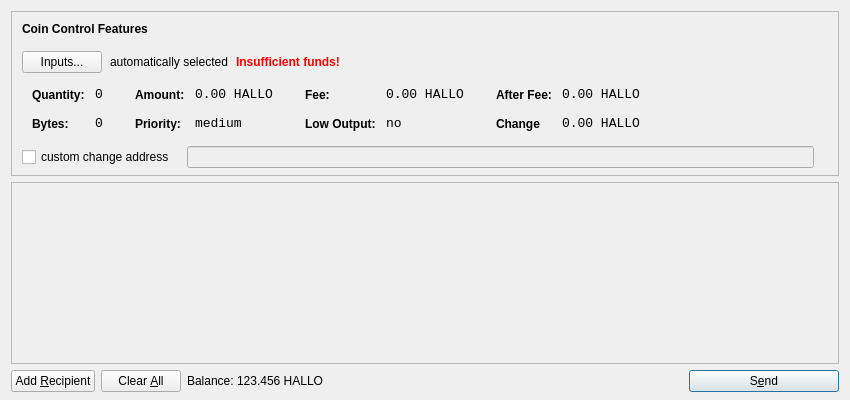
<?xml version="1.0" encoding="UTF-8"?>
<ui version="4.0">
 <class>SendCoinsDialog</class>
 <widget class="QDialog" name="SendCoinsDialog">
  <property name="geometry">
   <rect>
    <x>0</x>
    <y>0</y>
    <width>850</width>
    <height>400</height>
   </rect>
  </property>
  <property name="windowTitle">
   <string>Send Coins</string>
  </property>
  <layout class="QVBoxLayout" name="verticalLayout" stretch="0,1,0">
   <property name="bottomMargin">
    <number>8</number>
   </property>
   <item>
    <widget class="QFrame" name="frameCoinControl">
     <property name="sizePolicy">
      <sizepolicy hsizetype="Expanding" vsizetype="Expanding">
       <horstretch>0</horstretch>
       <verstretch>0</verstretch>
      </sizepolicy>
     </property>
     <property name="maximumSize">
      <size>
       <width>16777215</width>
       <height>16777215</height>
      </size>
     </property>
     <property name="frameShape">
      <enum>QFrame::StyledPanel</enum>
     </property>
     <property name="frameShadow">
      <enum>QFrame::Sunken</enum>
     </property>
     <layout class="QVBoxLayout" name="verticalLayoutCoinControl2">
      <property name="spacing">
       <number>-1</number>
      </property>
      <property name="leftMargin">
       <number>0</number>
      </property>
      <property name="topMargin">
       <number>0</number>
      </property>
      <property name="rightMargin">
       <number>0</number>
      </property>
      <property name="bottomMargin">
       <number>6</number>
      </property>
      <item>
       <layout class="QVBoxLayout" name="verticalLayoutCoinControl" stretch="0,0,0,0,1">
        <property name="spacing">
         <number>0</number>
        </property>
        <property name="leftMargin">
         <number>10</number>
        </property>
        <property name="topMargin">
         <number>10</number>
        </property>
        <item>
         <layout class="QHBoxLayout" name="horizontalLayoutCoinControl1">
          <property name="bottomMargin">
           <number>15</number>
          </property>
          <item>
           <widget class="QLabel" name="labelCoinControlFeatures">
            <property name="sizePolicy">
             <sizepolicy hsizetype="Preferred" vsizetype="Maximum">
              <horstretch>0</horstretch>
              <verstretch>0</verstretch>
             </sizepolicy>
            </property>
            <property name="font">
             <font>
              <weight>75</weight>
              <bold>true</bold>
             </font>
            </property>
            <property name="styleSheet">
             <string notr="true">font-weight:bold;</string>
            </property>
            <property name="text">
             <string>Coin Control Features</string>
            </property>
           </widget>
          </item>
         </layout>
        </item>
        <item>
         <layout class="QHBoxLayout" name="horizontalLayoutCoinControl2" stretch="0,0,0,0">
          <property name="spacing">
           <number>8</number>
          </property>
          <property name="bottomMargin">
           <number>10</number>
          </property>
          <item>
           <widget class="QPushButton" name="pushButtonCoinControl">
            <property name="styleSheet">
             <string notr="true"/>
            </property>
            <property name="text">
             <string>Inputs...</string>
            </property>
           </widget>
          </item>
          <item>
           <widget class="QLabel" name="labelCoinControlAutomaticallySelected">
            <property name="text">
             <string>automatically selected</string>
            </property>
            <property name="margin">
             <number>5</number>
            </property>
           </widget>
          </item>
          <item>
           <widget class="QLabel" name="labelCoinControlInsuffFunds">
            <property name="font">
             <font>
              <weight>75</weight>
              <bold>true</bold>
             </font>
            </property>
            <property name="styleSheet">
             <string notr="true">color:red;font-weight:bold;</string>
            </property>
            <property name="text">
             <string>Insufficient funds!</string>
            </property>
            <property name="margin">
             <number>5</number>
            </property>
           </widget>
          </item>
          <item>
           <spacer name="horizontalSpacerCoinControl">
            <property name="orientation">
             <enum>Qt::Horizontal</enum>
            </property>
            <property name="sizeHint" stdset="0">
             <size>
              <width>40</width>
              <height>1</height>
             </size>
            </property>
           </spacer>
          </item>
         </layout>
        </item>
        <item>
         <widget class="QWidget" name="widgetCoinControl" native="true">
          <property name="sizePolicy">
           <sizepolicy hsizetype="Preferred" vsizetype="Preferred">
            <horstretch>0</horstretch>
            <verstretch>0</verstretch>
           </sizepolicy>
          </property>
          <property name="minimumSize">
           <size>
            <width>0</width>
            <height>0</height>
           </size>
          </property>
          <property name="styleSheet">
           <string notr="true"/>
          </property>
          <layout class="QHBoxLayout" name="horizontalLayoutCoinControl5">
           <property name="margin">
            <number>0</number>
           </property>
           <item>
            <layout class="QHBoxLayout" name="horizontalLayoutCoinControl3" stretch="0,0,0,1">
             <property name="spacing">
              <number>20</number>
             </property>
             <property name="topMargin">
              <number>0</number>
             </property>
             <property name="bottomMargin">
              <number>10</number>
             </property>
             <item>
              <layout class="QFormLayout" name="formLayoutCoinControl1">
               <property name="horizontalSpacing">
                <number>10</number>
               </property>
               <property name="verticalSpacing">
                <number>14</number>
               </property>
               <property name="leftMargin">
                <number>10</number>
               </property>
               <property name="topMargin">
                <number>4</number>
               </property>
               <property name="rightMargin">
                <number>6</number>
               </property>
               <item row="0" column="0">
                <widget class="QLabel" name="labelCoinControlQuantityText">
                 <property name="styleSheet">
                  <string notr="true">font-weight:bold;</string>
                 </property>
                 <property name="text">
                  <string>Quantity:</string>
                 </property>
                 <property name="margin">
                  <number>0</number>
                 </property>
                </widget>
               </item>
               <item row="0" column="1">
                <widget class="QLabel" name="labelCoinControlQuantity">
                 <property name="font">
                  <font>
                   <family>Monospace</family>
                   <pointsize>10</pointsize>
                  </font>
                 </property>
                 <property name="cursor">
                  <cursorShape>IBeamCursor</cursorShape>
                 </property>
                 <property name="contextMenuPolicy">
                  <enum>Qt::ActionsContextMenu</enum>
                 </property>
                 <property name="text">
                  <string>0</string>
                 </property>
                 <property name="margin">
                  <number>0</number>
                 </property>
                 <property name="textInteractionFlags">
                  <set>Qt::LinksAccessibleByMouse|Qt::TextSelectableByKeyboard|Qt::TextSelectableByMouse</set>
                 </property>
                </widget>
               </item>
               <item row="1" column="0">
                <widget class="QLabel" name="labelCoinControlBytesText">
                 <property name="styleSheet">
                  <string notr="true">font-weight:bold;</string>
                 </property>
                 <property name="text">
                  <string>Bytes:</string>
                 </property>
                </widget>
               </item>
               <item row="1" column="1">
                <widget class="QLabel" name="labelCoinControlBytes">
                 <property name="font">
                  <font>
                   <family>Monospace</family>
                   <pointsize>10</pointsize>
                  </font>
                 </property>
                 <property name="cursor">
                  <cursorShape>IBeamCursor</cursorShape>
                 </property>
                 <property name="contextMenuPolicy">
                  <enum>Qt::ActionsContextMenu</enum>
                 </property>
                 <property name="text">
                  <string>0</string>
                 </property>
                 <property name="textInteractionFlags">
                  <set>Qt::LinksAccessibleByMouse|Qt::TextSelectableByKeyboard|Qt::TextSelectableByMouse</set>
                 </property>
                </widget>
               </item>
              </layout>
             </item>
             <item>
              <layout class="QFormLayout" name="formLayoutCoinControl2">
               <property name="horizontalSpacing">
                <number>10</number>
               </property>
               <property name="verticalSpacing">
                <number>14</number>
               </property>
               <property name="leftMargin">
                <number>6</number>
               </property>
               <property name="topMargin">
                <number>4</number>
               </property>
               <property name="rightMargin">
                <number>6</number>
               </property>
               <item row="0" column="0">
                <widget class="QLabel" name="labelCoinControlAmountText">
                 <property name="styleSheet">
                  <string notr="true">font-weight:bold;</string>
                 </property>
                 <property name="text">
                  <string>Amount:</string>
                 </property>
                 <property name="margin">
                  <number>0</number>
                 </property>
                </widget>
               </item>
               <item row="0" column="1">
                <widget class="QLabel" name="labelCoinControlAmount">
                 <property name="font">
                  <font>
                   <family>Monospace</family>
                   <pointsize>10</pointsize>
                  </font>
                 </property>
                 <property name="cursor">
                  <cursorShape>IBeamCursor</cursorShape>
                 </property>
                 <property name="contextMenuPolicy">
                  <enum>Qt::ActionsContextMenu</enum>
                 </property>
                 <property name="text">
                  <string>0.00 HALLO</string>
                 </property>
                 <property name="textInteractionFlags">
                  <set>Qt::LinksAccessibleByMouse|Qt::TextSelectableByKeyboard|Qt::TextSelectableByMouse</set>
                 </property>
                </widget>
               </item>
               <item row="1" column="0">
                <widget class="QLabel" name="labelCoinControlPriorityText">
                 <property name="styleSheet">
                  <string notr="true">font-weight:bold;</string>
                 </property>
                 <property name="text">
                  <string>Priority:</string>
                 </property>
                </widget>
               </item>
               <item row="1" column="1">
                <widget class="QLabel" name="labelCoinControlPriority">
                 <property name="font">
                  <font>
                   <family>Monospace</family>
                   <pointsize>10</pointsize>
                  </font>
                 </property>
                 <property name="cursor">
                  <cursorShape>IBeamCursor</cursorShape>
                 </property>
                 <property name="contextMenuPolicy">
                  <enum>Qt::ActionsContextMenu</enum>
                 </property>
                 <property name="text">
                  <string>medium</string>
                 </property>
                 <property name="textInteractionFlags">
                  <set>Qt::LinksAccessibleByMouse|Qt::TextSelectableByKeyboard|Qt::TextSelectableByMouse</set>
                 </property>
                </widget>
               </item>
              </layout>
             </item>
             <item>
              <layout class="QFormLayout" name="formLayoutCoinControl3">
               <property name="horizontalSpacing">
                <number>10</number>
               </property>
               <property name="verticalSpacing">
                <number>14</number>
               </property>
               <property name="leftMargin">
                <number>6</number>
               </property>
               <property name="topMargin">
                <number>4</number>
               </property>
               <property name="rightMargin">
                <number>6</number>
               </property>
               <item row="0" column="0">
                <widget class="QLabel" name="labelCoinControlFeeText">
                 <property name="styleSheet">
                  <string notr="true">font-weight:bold;</string>
                 </property>
                 <property name="text">
                  <string>Fee:</string>
                 </property>
                 <property name="margin">
                  <number>0</number>
                 </property>
                </widget>
               </item>
               <item row="0" column="1">
                <widget class="QLabel" name="labelCoinControlFee">
                 <property name="font">
                  <font>
                   <family>Monospace</family>
                   <pointsize>10</pointsize>
                  </font>
                 </property>
                 <property name="cursor">
                  <cursorShape>IBeamCursor</cursorShape>
                 </property>
                 <property name="contextMenuPolicy">
                  <enum>Qt::ActionsContextMenu</enum>
                 </property>
                 <property name="text">
                  <string>0.00 HALLO</string>
                 </property>
                 <property name="textInteractionFlags">
                  <set>Qt::LinksAccessibleByMouse|Qt::TextSelectableByKeyboard|Qt::TextSelectableByMouse</set>
                 </property>
                </widget>
               </item>
               <item row="1" column="0">
                <widget class="QLabel" name="labelCoinControlLowOutputText">
                 <property name="styleSheet">
                  <string notr="true">font-weight:bold;</string>
                 </property>
                 <property name="text">
                  <string>Low Output:</string>
                 </property>
                </widget>
               </item>
               <item row="1" column="1">
                <widget class="QLabel" name="labelCoinControlLowOutput">
                 <property name="font">
                  <font>
                   <family>Monospace</family>
                   <pointsize>10</pointsize>
                  </font>
                 </property>
                 <property name="cursor">
                  <cursorShape>IBeamCursor</cursorShape>
                 </property>
                 <property name="contextMenuPolicy">
                  <enum>Qt::ActionsContextMenu</enum>
                 </property>
                 <property name="text">
                  <string>no</string>
                 </property>
                 <property name="textInteractionFlags">
                  <set>Qt::LinksAccessibleByMouse|Qt::TextSelectableByKeyboard|Qt::TextSelectableByMouse</set>
                 </property>
                </widget>
               </item>
              </layout>
             </item>
             <item>
              <layout class="QFormLayout" name="formLayoutCoinControl4">
               <property name="horizontalSpacing">
                <number>10</number>
               </property>
               <property name="verticalSpacing">
                <number>14</number>
               </property>
               <property name="leftMargin">
                <number>6</number>
               </property>
               <property name="topMargin">
                <number>4</number>
               </property>
               <property name="rightMargin">
                <number>6</number>
               </property>
               <item row="0" column="0">
                <widget class="QLabel" name="labelCoinControlAfterFeeText">
                 <property name="styleSheet">
                  <string notr="true">font-weight:bold;</string>
                 </property>
                 <property name="text">
                  <string>After Fee:</string>
                 </property>
                 <property name="margin">
                  <number>0</number>
                 </property>
                </widget>
               </item>
               <item row="0" column="1">
                <widget class="QLabel" name="labelCoinControlAfterFee">
                 <property name="font">
                  <font>
                   <family>Monospace</family>
                   <pointsize>10</pointsize>
                  </font>
                 </property>
                 <property name="cursor">
                  <cursorShape>IBeamCursor</cursorShape>
                 </property>
                 <property name="contextMenuPolicy">
                  <enum>Qt::ActionsContextMenu</enum>
                 </property>
                 <property name="text">
                  <string>0.00 HALLO</string>
                 </property>
                 <property name="textInteractionFlags">
                  <set>Qt::LinksAccessibleByMouse|Qt::TextSelectableByKeyboard|Qt::TextSelectableByMouse</set>
                 </property>
                </widget>
               </item>
               <item row="1" column="0">
                <widget class="QLabel" name="labelCoinControlChangeText">
                 <property name="styleSheet">
                  <string notr="true">font-weight:bold;</string>
                 </property>
                 <property name="text">
                  <string>Change</string>
                 </property>
                </widget>
               </item>
               <item row="1" column="1">
                <widget class="QLabel" name="labelCoinControlChange">
                 <property name="font">
                  <font>
                   <family>Monospace</family>
                   <pointsize>10</pointsize>
                  </font>
                 </property>
                 <property name="cursor">
                  <cursorShape>IBeamCursor</cursorShape>
                 </property>
                 <property name="contextMenuPolicy">
                  <enum>Qt::ActionsContextMenu</enum>
                 </property>
                 <property name="text">
                  <string>0.00 HALLO</string>
                 </property>
                 <property name="textInteractionFlags">
                  <set>Qt::LinksAccessibleByMouse|Qt::TextSelectableByKeyboard|Qt::TextSelectableByMouse</set>
                 </property>
                </widget>
               </item>
              </layout>
             </item>
            </layout>
           </item>
          </layout>
         </widget>
        </item>
        <item>
         <layout class="QHBoxLayout" name="horizontalLayoutCoinControl4" stretch="0,0,0">
          <property name="spacing">
           <number>12</number>
          </property>
          <property name="sizeConstraint">
           <enum>QLayout::SetDefaultConstraint</enum>
          </property>
          <property name="topMargin">
           <number>5</number>
          </property>
          <property name="rightMargin">
           <number>5</number>
          </property>
          <item>
           <widget class="QCheckBox" name="checkBoxCoinControlChange">
            <property name="text">
             <string>custom change address</string>
            </property>
           </widget>
          </item>
          <item>
           <widget class="QLineEdit" name="lineEditCoinControlChange">
            <property name="enabled">
             <bool>false</bool>
            </property>
            <property name="sizePolicy">
             <sizepolicy hsizetype="Expanding" vsizetype="Fixed">
              <horstretch>0</horstretch>
              <verstretch>0</verstretch>
             </sizepolicy>
            </property>
           </widget>
          </item>
          <item>
           <widget class="QLabel" name="labelCoinControlChangeLabel">
            <property name="sizePolicy">
             <sizepolicy hsizetype="Preferred" vsizetype="Expanding">
              <horstretch>0</horstretch>
              <verstretch>0</verstretch>
             </sizepolicy>
            </property>
            <property name="minimumSize">
             <size>
              <width>0</width>
              <height>0</height>
             </size>
            </property>
            <property name="text">
             <string/>
            </property>
            <property name="margin">
             <number>3</number>
            </property>
           </widget>
          </item>
         </layout>
        </item>
        <item>
         <spacer name="verticalSpacerCoinControl">
          <property name="orientation">
           <enum>Qt::Vertical</enum>
          </property>
          <property name="sizeHint" stdset="0">
           <size>
            <width>800</width>
            <height>1</height>
           </size>
          </property>
         </spacer>
        </item>
       </layout>
      </item>
     </layout>
    </widget>
   </item>
   <item>
    <widget class="QScrollArea" name="scrollArea">
     <property name="widgetResizable">
      <bool>true</bool>
     </property>
     <widget class="QWidget" name="scrollAreaWidgetContents">
      <property name="geometry">
       <rect>
        <x>0</x>
        <y>0</y>
        <width>830</width>
        <height>165</height>
       </rect>
      </property>
      <layout class="QVBoxLayout" name="verticalLayout_2">
       <property name="margin">
        <number>0</number>
       </property>
       <item>
        <layout class="QVBoxLayout" name="entries">
         <property name="spacing">
          <number>6</number>
         </property>
        </layout>
       </item>
       <item>
        <spacer name="verticalSpacer">
         <property name="orientation">
          <enum>Qt::Vertical</enum>
         </property>
         <property name="sizeHint" stdset="0">
          <size>
           <width>20</width>
           <height>40</height>
          </size>
         </property>
        </spacer>
       </item>
      </layout>
     </widget>
    </widget>
   </item>
   <item>
    <layout class="QHBoxLayout" name="horizontalLayout">
     <item>
      <widget class="QPushButton" name="addButton">
       <property name="toolTip">
        <string>Send to multiple recipients at once</string>
       </property>
       <property name="text">
        <string>Add &amp;Recipient</string>
       </property>
       <property name="icon">
        <iconset resource="../bitcoin.qrc">
         <normaloff>:/icons/add</normaloff>:/icons/add</iconset>
       </property>
       <property name="autoDefault">
        <bool>false</bool>
       </property>
      </widget>
     </item>
     <item>
      <widget class="QPushButton" name="clearButton">
       <property name="sizePolicy">
        <sizepolicy hsizetype="Minimum" vsizetype="Fixed">
         <horstretch>0</horstretch>
         <verstretch>0</verstretch>
        </sizepolicy>
       </property>
       <property name="toolTip">
        <string>Remove all transaction fields</string>
       </property>
       <property name="text">
        <string>Clear &amp;All</string>
       </property>
       <property name="icon">
        <iconset resource="../bitcoin.qrc">
         <normaloff>:/icons/remove</normaloff>:/icons/remove</iconset>
       </property>
       <property name="autoRepeatDelay">
        <number>300</number>
       </property>
       <property name="autoDefault">
        <bool>false</bool>
       </property>
      </widget>
     </item>
     <item>
      <layout class="QHBoxLayout" name="horizontalLayout_2">
       <property name="spacing">
        <number>3</number>
       </property>
       <item>
        <widget class="QLabel" name="label">
         <property name="sizePolicy">
          <sizepolicy hsizetype="Preferred" vsizetype="Fixed">
           <horstretch>0</horstretch>
           <verstretch>0</verstretch>
          </sizepolicy>
         </property>
         <property name="text">
          <string>Balance:</string>
         </property>
        </widget>
       </item>
       <item>
        <widget class="QLabel" name="labelBalance">
         <property name="sizePolicy">
          <sizepolicy hsizetype="Preferred" vsizetype="Fixed">
           <horstretch>0</horstretch>
           <verstretch>0</verstretch>
          </sizepolicy>
         </property>
         <property name="cursor">
          <cursorShape>IBeamCursor</cursorShape>
         </property>
         <property name="text">
          <string>123.456 HALLO</string>
         </property>
         <property name="textInteractionFlags">
          <set>Qt::LinksAccessibleByMouse|Qt::TextSelectableByKeyboard|Qt::TextSelectableByMouse</set>
         </property>
        </widget>
       </item>
      </layout>
     </item>
     <item>
      <spacer name="horizontalSpacer">
       <property name="orientation">
        <enum>Qt::Horizontal</enum>
       </property>
       <property name="sizeHint" stdset="0">
        <size>
         <width>40</width>
         <height>20</height>
        </size>
       </property>
      </spacer>
     </item>
     <item>
      <widget class="QPushButton" name="sendButton">
       <property name="minimumSize">
        <size>
         <width>150</width>
         <height>0</height>
        </size>
       </property>
       <property name="toolTip">
        <string>Confirm the send action</string>
       </property>
       <property name="text">
        <string>S&amp;end</string>
       </property>
       <property name="icon">
        <iconset resource="../bitcoin.qrc">
         <normaloff>:/icons/send</normaloff>:/icons/send</iconset>
       </property>
       <property name="default">
        <bool>true</bool>
       </property>
      </widget>
     </item>
    </layout>
   </item>
  </layout>
 </widget>
 <resources>
  <include location="../bitcoin.qrc"/>
 </resources>
 <connections/>
</ui>
